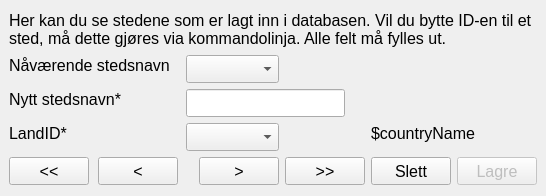
<?xml version="1.0" encoding="UTF-8"?>
<ui version="4.0">
 <class>ShowCities</class>
 <widget class="QMainWindow" name="ShowCities">
  <property name="geometry">
   <rect>
    <x>0</x>
    <y>0</y>
    <width>546</width>
    <height>196</height>
   </rect>
  </property>
  <property name="minimumSize">
   <size>
    <width>493</width>
    <height>174</height>
   </size>
  </property>
  <property name="font">
   <font>
    <family>Arial</family>
    <pointsize>12</pointsize>
   </font>
  </property>
  <property name="windowTitle">
   <string>Vis innlagte byer og steder</string>
  </property>
  <property name="windowIcon">
   <iconset>
    <normaloff>jobber.png</normaloff>jobber.png</iconset>
  </property>
  <widget class="QWidget" name="centralwidget">
   <widget class="QLabel" name="labelCity">
    <property name="geometry">
     <rect>
      <x>9</x>
      <y>89</y>
      <width>120</width>
      <height>20</height>
     </rect>
    </property>
    <property name="text">
     <string>Nytt stedsnavn*</string>
    </property>
   </widget>
   <widget class="QPushButton" name="btnDelete">
    <property name="geometry">
     <rect>
      <x>371</x>
      <y>157</y>
      <width>80</width>
      <height>28</height>
     </rect>
    </property>
    <property name="text">
     <string>Slett</string>
    </property>
   </widget>
   <widget class="QLabel" name="labelCountryName">
    <property name="geometry">
     <rect>
      <x>371</x>
      <y>123</y>
      <width>111</width>
      <height>20</height>
     </rect>
    </property>
    <property name="text">
     <string>$countryName</string>
    </property>
   </widget>
   <widget class="QLabel" name="labelInfo">
    <property name="geometry">
     <rect>
      <x>9</x>
      <y>9</y>
      <width>528</width>
      <height>40</height>
     </rect>
    </property>
    <property name="text">
     <string>Her kan du se stedene som er lagt inn i databasen. Vil du bytte ID-en til et sted, må dette gjøres via kommandolinja. Alle felt må fylles ut.</string>
    </property>
    <property name="wordWrap">
     <bool>true</bool>
    </property>
   </widget>
   <widget class="QLabel" name="label">
    <property name="geometry">
     <rect>
      <x>9</x>
      <y>55</y>
      <width>171</width>
      <height>20</height>
     </rect>
    </property>
    <property name="text">
     <string>Nåværende stedsnavn</string>
    </property>
   </widget>
   <widget class="QPushButton" name="btnSave">
    <property name="enabled">
     <bool>false</bool>
    </property>
    <property name="geometry">
     <rect>
      <x>457</x>
      <y>157</y>
      <width>80</width>
      <height>28</height>
     </rect>
    </property>
    <property name="text">
     <string>Lagre</string>
    </property>
   </widget>
   <widget class="QLabel" name="labelCountryID">
    <property name="geometry">
     <rect>
      <x>9</x>
      <y>123</y>
      <width>62</width>
      <height>20</height>
     </rect>
    </property>
    <property name="text">
     <string>LandID*</string>
    </property>
   </widget>
   <widget class="QComboBox" name="comboBoxCityID">
    <property name="geometry">
     <rect>
      <x>186</x>
      <y>55</y>
      <width>93</width>
      <height>28</height>
     </rect>
    </property>
   </widget>
   <widget class="QLineEdit" name="lineEditCityName">
    <property name="geometry">
     <rect>
      <x>186</x>
      <y>89</y>
      <width>159</width>
      <height>28</height>
     </rect>
    </property>
   </widget>
   <widget class="QComboBox" name="comboBoxCountryID">
    <property name="geometry">
     <rect>
      <x>186</x>
      <y>123</y>
      <width>93</width>
      <height>28</height>
     </rect>
    </property>
   </widget>
   <widget class="QPushButton" name="btnFirst">
    <property name="geometry">
     <rect>
      <x>9</x>
      <y>157</y>
      <width>80</width>
      <height>28</height>
     </rect>
    </property>
    <property name="text">
     <string>&lt;&lt;</string>
    </property>
   </widget>
   <widget class="QPushButton" name="btnPrev">
    <property name="geometry">
     <rect>
      <x>98</x>
      <y>157</y>
      <width>80</width>
      <height>28</height>
     </rect>
    </property>
    <property name="text">
     <string>&lt;</string>
    </property>
   </widget>
   <widget class="QPushButton" name="btnNext">
    <property name="geometry">
     <rect>
      <x>199</x>
      <y>157</y>
      <width>80</width>
      <height>28</height>
     </rect>
    </property>
    <property name="text">
     <string>&gt;</string>
    </property>
   </widget>
   <widget class="QPushButton" name="btnLast">
    <property name="geometry">
     <rect>
      <x>285</x>
      <y>157</y>
      <width>80</width>
      <height>28</height>
     </rect>
    </property>
    <property name="text">
     <string>&gt;&gt;</string>
    </property>
   </widget>
  </widget>
 </widget>
 <resources/>
 <connections/>
</ui>
